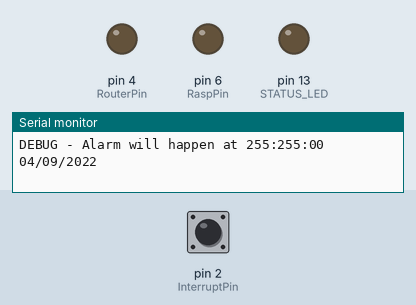
Simulated run of this sketch. Board: Arduino Nano, built with avr-gcc and run on an emulated ATmega328P. On the bench: output pins drawn as LEDs (lit = HIGH), the last lines printed to the serial monitor. Wiring (inferred from the names in the program): 24Cxx EEPROM at I2C address 0x57. Dashed ring = blinking. Inputs (shaded band) come from the test bench; at power-on: pin 2 (InterruptPin) HIGH. EEPROM starts erased.

Above: at 1.7 s.
1.8 s: pin 2 (InterruptPin) pulled LOW for 0.15 s
At 2.3 s:
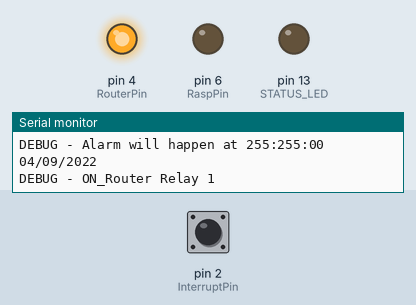
3.4 s: pin 2 (InterruptPin) pulled LOW for 1 s
At 4.7 s:
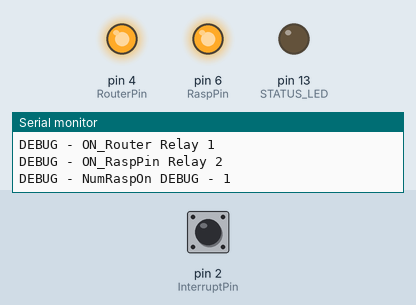
13.4 s: pin 2 (InterruptPin) pulsed LOW 5 times (0.12 s each, 0.3 s apart)
At 13.85 s:
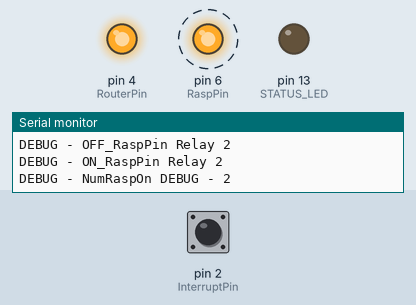
Timing chart, 0 to 16.4 s (numbered marks = the images above; inputs shaded):
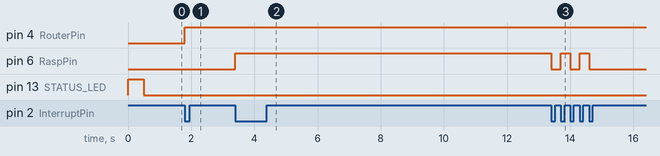

Measured:
- after the input at 1.8 s, pin 4 (RouterPin): LOW → HIGH at once
- after the input at 3.4 s, pin 6 (RaspPin): LOW → HIGH at once
- after the input at 13.4 s, pin 6 (RaspPin): alternates HIGH for 0.30 s and LOW for 0.30 s, 5 changes in all, then stays LOW, starting at once

The sketch:

RaspCamLTE.ino
```cpp
/* Example implementation of an alarm using DS3231
 *
 * VCC and GND of RTC should be connected to some power source
 * SDA, SCL of RTC should be connected to SDA, SCL of arduino
 * SQW should be connected to CLOCK_INTERRUPT_PIN
 * CLOCK_INTERRUPT_PIN needs to work with interrupts
 * ref: https://github.com/adafruit/RTClib/blob/master/examples/DS3231_alarm/DS3231_alarm.ino
 */

#include "misc.h"
#include "config_manager.h"

RTC_DS3231 rtc;

extern bool isRouterOn;
extern bool isRaspOn;
extern unsigned int cntWaitForRouterOn;
extern unsigned int cntNumRaspOn;

extern DateTime startTime;
extern TimeSpan onRaspDuration;
extern TimeSpan offRaspDuration;

void setup() {

    Serial.begin(9600);
    Serial.flush();

    pinMode(RouterPin, OUTPUT);
    pinMode(RaspPin, OUTPUT);
    pinMode(STATUS_LED, OUTPUT);

    initOnNewDay();
    initI2CEEPROM();

    // initializing the rtc
    if(!rtc.begin()) {
        SerialDebugPrint("Couldn't find RTC!\r\n");
        while (1) {
          digitalWrite(STATUS_LED, HIGH);
          delay(1000);
          digitalWrite(STATUS_LED, LOW);
          delay(1000);
        }
    }

    #ifdef ADJUST_RTC_TIME
    // this will adjust to the date and time at compilation
    DateTime compilationTime = DateTime(F(__DATE__), F(__TIME__));
    //Serial.println("Set time RTC = " + DateTimeToString(compilationTime));
    rtc.adjust(compilationTime);
    #endif

    //we don't need the 32K Pin, so disable it
    rtc.disable32K();

    // Making it so, that the alarm will trigger an interrupt
    pinMode(InterruptPin, INPUT_PULLUP);
    attachInterrupt(digitalPinToInterrupt(InterruptPin), onAlarm, FALLING);

    // set alarm 1, 2 flag to false (so alarm 1, 2 didn't happen so far)
    // if not done, this easily leads to problems, as both register aren't reset on reboot/recompile
    rtc.clearAlarm(1);
    rtc.clearAlarm(2);

    // stop oscillating signals at SQW Pin
    // otherwise setAlarm1 will fail
    rtc.writeSqwPinMode(DS3231_OFF);

    loadConfigFromEEPROM();

    digitalWrite(STATUS_LED, HIGH);
    delay(500);
    digitalWrite(STATUS_LED, LOW);

}

void loop() {

    /* print current time
    char date[10] = "hh:mm:ss";
    rtc.now().toString(date);
    */

    // resetting SQW and alarm 1 flag
    // using setAlarm1, the next alarm could now be configurated
    if(rtc.alarmFired(1)) {

        if (isRouterOn && cntWaitForRouterOn == 0) {

          //Delay for routerOn, internet on
          while (cntWaitForRouterOn++ < WAITING_TIME_FOR_ROUTER) {
            delay(1000);
            SerialDebugPrint("Wait for the router ... " + String(cntWaitForRouterOn) + "\r\n");
          }

          digitalWrite(RaspPin, HIGH);
          isRaspOn = true;
         }

         rtc.clearAlarm(1);

         if (isRaspOn) {

            // If number of cycles is enough on this day
            if (cntNumRaspOn < NUM_RUNNING_CYCLES) {
              //Set Alarm1 to OFF the Ras after onRaspDuration
              DateTime alarm1Time = rtc.now() + onRaspDuration;
              SerialDebugPrint("Alarm1 is set to " + DateTimeToString(alarm1Time) + " OFF Rasp\r\n");
              rtc.setAlarm1(alarm1Time, DS3231_A1_Hour);
            } else {
              // Initialize for new day
              initOnNewDay();
              //Set timer for the following days, same as (hour, minute) in startTime
              DateTime alarm1Time = startTime;
              SerialDebugPrint("Alarm1 is set to " + DateTimeToString(alarm1Time) + " ON Rasp\r\n");
              rtc.setAlarm1(alarm1Time, DS3231_A1_Hour);
            }

         }
         else {
            //Set Alarm1 to ON the Ras after offRaspDuration
            DateTime alarm1Time = rtc.now() + offRaspDuration;
            SerialDebugPrint("Alarm1 is set to " + DateTimeToString(alarm1Time) + " ON Rasp\r\n");
            rtc.setAlarm1(alarm1Time, DS3231_A1_Hour);
         }

    }
    SerialReadCmdRoutine();
    //delay(1000);
}

void onAlarm() {

    if(isRouterOn == false){
      isRouterOn = true;
      digitalWrite(RouterPin, HIGH);
      SerialDebugPrint("ON_Router Relay 1\r\n");
    }
    else
    {
      //When Router is ON and may have internet, keep trying to periodically toggle Rasp PIN by Alarm1
      if (isRaspOn)  {
          isRaspOn = false;
          digitalWrite(RaspPin, LOW);
          SerialDebugPrint("OFF_RaspPin Relay 2\r\n");
        }
      else {
          isRaspOn = true;
          digitalWrite(RaspPin, HIGH);
          SerialDebugPrint("ON_RaspPin Relay 2\r\n");
          cntNumRaspOn++;
          SerialDebugPrint("NumRaspOn ");
          SerialDebugPrint(cntNumRaspOn);
          SerialDebugPrint("\r\n");
        }
    }

}
```

misc.cpp
```cpp
#include <stdio.h>
#include "misc.h"
#include "config_manager.h"

bool isRouterOn = false;
bool isRaspOn = false;
unsigned int cntWaitForRouterOn = 0;
unsigned int cntNumRaspOn = 0;

extern RTC_DS3231 rtc;
/*
 * DateTime startTime = DateTime(2022, 8, 25, 02, 48, 00); is the time start to collect data
 *
*/
DateTime startTime = DateTime(2022, 9, 4, 20, 20, 00);

/*
 * onRaspDuration = TimeSpan(0, 0, 3, 0) means the Raspberry will stay ON for 3 minutes, then it is set to OFF
 * offRaspDuration = TimeSpan(0, 0, 0, 5); means the Raspberry will stay OFF for 5 seconds, then it is set to ON
*/
TimeSpan onRaspDuration = TimeSpan(0, 0, 11, 0);
TimeSpan offRaspDuration = TimeSpan(0, 0, 0, 5);


String DateTimeToString(DateTime dt) {
  char buf1[20];
  sprintf(buf1, "%02d:%02d:%02d %02d/%02d/%02d",  dt.hour(), dt.minute(), dt.second(), dt.day(), dt.month(), dt.year());
  return String(buf1);
}

void initOnNewDay() {
  isRouterOn = false;
  isRaspOn = false;
  cntWaitForRouterOn = 0;
  cntNumRaspOn = 0;
  digitalWrite(RaspPin, LOW);
  digitalWrite(RouterPin, LOW);
}

void SerialDebugPrint(String str){

  #ifdef SERIAL_DEBUG
  Serial.print("DEBUG - ");
  Serial.print(str);
  #endif

  }

void SerialDebugPrint(const char* str){
  #ifdef SERIAL_DEBUG
  if (strcmp(str, "\r\n") != 0 and strcmp(str, "\n\r") != 0) {
    Serial.print("DEBUG - ");
  }
  Serial.print(str);
  #endif
  }

void SerialDebugPrint(StringSumHelper& str){
    #ifdef SERIAL_DEBUG
    Serial.print("DEBUG - ");
    Serial.print(str);
    #endif
  }

void SerialDebugPrint(int num){
    #ifdef SERIAL_DEBUG
    Serial.print("DEBUG - ");
    Serial.print(num);
    #endif
  }


void SerialDebugPrint(unsigned int num){
     #ifdef SERIAL_DEBUG
     Serial.print("DEBUG - ");
    Serial.print(num);
    #endif
  }

void SerialDebugPrint(char c){
  #ifdef SERIAL_DEBUG
  Serial.print("DEBUG - ");
  Serial.print(c);
  #endif
  }

void SerialDebugPrint(bool boolVal){
  #ifdef SERIAL_DEBUG
  Serial.print("DEBUG - ");
  Serial.print(boolVal);
  #endif
  }

void SerialReponse(char* buff ) {
  Serial.print("R");
  Serial.print(buff);
  Serial.print("\r\n");
}

void SerialReponse(const char* buff ) {
  Serial.print("R");
  Serial.print(buff);
  Serial.print("\r\n");
}

bool setHourAlarm1(uint8_t setHour, uint8_t setMinute) {
  DateTime _setStartTime = DateTime(startTime.year(), startTime.month(), startTime.day(), setHour, setMinute, 0);
  startTime = _setStartTime;
  bool _result = false;
  if(!rtc.setAlarm1(
              _setStartTime,
              DS3231_A1_Hour
            )) {
                SerialDebugPrint("Error, alarm wasn't set!\n");
            } else {
                SerialDebugPrint("Alarm will happen at " + DateTimeToString(_setStartTime) + "\r\n");
                _result = true;
            }

  return _result;
}

void SerialReadCmdRoutine(){

    if (Serial.available() > 0) {
      String incomingStr = Serial.readString();
      incomingStr.trim();
      //SerialDebugPrint(incomingStr);

      int cmd = incomingStr[0];
      int incomingStrLen = incomingStr.length();

      switch (cmd) {
        case 's':
        // s 1 6  2  9
        // 0 1 2  3  4
        if (incomingStrLen == 5) {
            unsigned int startHour, startMinute;
            startHour   = (incomingStr[1] - '0')*10 + (incomingStr[2] - '0');
            startMinute = (incomingStr[3] - '0')*10 + (incomingStr[4] - '0');

            startTime = DateTime(startTime.year(), startTime.month(), startTime.day(), startHour, startMinute, 0);

            uint8_t eepbuff[2] = {(uint8_t)startHour, (uint8_t)startMinute};
            writeConfigStartTime(startHour, startMinute);

            rtc.clearAlarm(1);
            setHourAlarm1(startHour, startMinute);

            initOnNewDay();

            SerialDebugPrint("Successfully set Alarm1 = ");
            SerialDebugPrint(startHour);
            SerialDebugPrint(startMinute);
            SerialDebugPrint("\r\n");

            SerialReponse("0");

          } else {
              SerialDebugPrint("Invalid set StartTime command\r\n");
              SerialReponse("1");
          }

        break;

        case 'n':
        // n
        // n 0 1
        int onMinutes;
        if (incomingStrLen == 3) {
          onMinutes = (incomingStr[1] - '0')*10 + (incomingStr[2] - '0');
          onRaspDuration = TimeSpan(0, 0, onMinutes, 0);
          writeConfigOnDuration(onMinutes);
          SerialDebugPrint("Successfully set onRaspDuration = ");
          SerialDebugPrint(onMinutes);
          SerialDebugPrint("\r\n");
          SerialReponse("0");
          } else {
              SerialDebugPrint("Invalid set onRaspDuration command\r\n");
              SerialReponse("1");
            }

        break;

        case 't':
        if (incomingStrLen == 1) {
          float f_temp = rtc.getTemperature();
          String tempStr(f_temp, 1);

          SerialDebugPrint(tempStr);
          SerialDebugPrint("\r\n");

          SerialReponse(tempStr.c_str());

        }
        break;

        case 'i':
        if (incomingStrLen == 1) {
          float f_temp = rtc.getTemperature();
          String tempStr(f_temp, 1);
          char reponseBuff[50];
          DateTime dt = rtc.now();
          sprintf(reponseBuff, "%02d:%02d:%02d-%02d/%02d/%02d,%s,%02d:%02d,%02d",
          dt.hour(), dt.minute(), dt.second(), dt.day(), dt.month(), dt.year(), tempStr.c_str(), startTime.hour(), startTime.minute(), onRaspDuration.minutes());
          SerialReponse(reponseBuff);

        }
        break;

      }

    }

  }
```

misc.h
```cpp
  #ifndef __RASPCAMLTE_MISC__
  #define __RASPCAMLTE_MISC__

  #include <RTClib.h>
  #include "config.h"


  bool setHourAlarm1(uint8_t setHour, uint8_t setMinute);

  String DateTimeToString(DateTime dt);
  void initOnNewDay();

  void SerialDebugPrint(String str);
  void SerialDebugPrint(const char* str);
  void SerialDebugPrint(StringSumHelper&);
  void SerialDebugPrint(int num);
  void SerialDebugPrint(unsigned int num);
  void SerialDebugPrint(char c);
  void SerialDebugPrint(bool);

  void SerialReponse(char* buff );
  void SerialReponse(const char* buff );

  void SerialReadCmdRoutine();


  #endif __RASPCAMLTE_MISC__
```

config.h
```cpp
  #ifndef __RASPCAMLTE_CONFIG__
  #define __RASPCAMLTE_CONFIG__

/*----- BEGIN CONFIG SECTION ----- */

// Enable (Uncomment) to AJUST RTC TIME = COMPILATION TIME
//#define ADJUST_RTC_TIME

// Enable (Uncomment) to allow serial.print
#define SERIAL_DEBUG

// Number of SECONDS need to wait for the router ON
#define WAITING_TIME_FOR_ROUTER 300

// Number of running cycles of Raspberry Pi after startTime
#define NUM_RUNNING_CYCLES 3

/*----- END CONFIG SECTION ----- */


/* BEGIN PIN CONFIG */
//SQW on RTC
#define InterruptPin 2
// 2 Relay Pins
#define RouterPin 4
#define RaspPin 6

#define STATUS_LED 13

/* END PIN CONFIG */

#endif __RASPCAMLTE_CONFIG__
```

config_manager.cpp
```cpp
#include "config_manager.h"
#include "misc.h"

extern TimeSpan onRaspDuration;

void loadConfigFromEEPROM(){
    // [0]StartHour    [1]StartMinute    [2]OnDuration
    byte eepbuff[3];
    i2c_eeprom_read_page(EEPROM_ADR, START_TIME_EEPROM_ADDR, &eepbuff[0], 2);
    i2c_eeprom_read_page(EEPROM_ADR, ON_DURATION_EEPROM_ADDR, &eepbuff[2], 1);

    setHourAlarm1(eepbuff[0], eepbuff[1]);
    onRaspDuration = TimeSpan(0, 0, eepbuff[2], 0);
}

void writeConfigStartTime(uint8_t startHour, uint8_t startMinute) {

    uint8_t eepbuff[2] = {(uint8_t)startHour, (uint8_t)startMinute};
    i2c_eeprom_write_page(EEPROM_ADR, START_TIME_EEPROM_ADDR, (uint8_t *)eepbuff, 2);

}

void writeConfigOnDuration(uint8_t onDuration) {

    uint8_t eepbuff = onDuration;
    i2c_eeprom_write_page(EEPROM_ADR, ON_DURATION_EEPROM_ADDR, (uint8_t *)&eepbuff, 1);

}

void initI2CEEPROM() {
   Wire.begin();
  }

void i2c_eeprom_write_byte( int deviceaddress, unsigned int eeaddress, uint8_t data ) {
    int rdata = data;
    Wire.beginTransmission(deviceaddress);
    Wire.write((int)(eeaddress >> 8)); // MSB
    Wire.write((int)(eeaddress & 0xFF)); // LSB
    Wire.write(rdata);
    Wire.endTransmission();
}

void i2c_eeprom_write_page( int deviceaddress, unsigned int eeaddresspage, uint8_t* data, uint8_t length ) {
    Wire.beginTransmission(deviceaddress);
    Wire.write((int)(eeaddresspage >> 8)); // MSB
    Wire.write((int)(eeaddresspage & 0xFF)); // LSB
    byte c;
    for ( c = 0; c < length; c++)
        Wire.write(data[c]);
    Wire.endTransmission();
}

uint8_t i2c_eeprom_read_byte( int deviceaddress, unsigned int eeaddress ) {
    byte rdata = 0xFF;
    Wire.beginTransmission(deviceaddress);
    Wire.write((int)(eeaddress >> 8)); // MSB
    Wire.write((int)(eeaddress & 0xFF)); // LSB
    Wire.endTransmission();
    Wire.requestFrom(deviceaddress,1);
    if (Wire.available()) rdata = Wire.read();
    return rdata;
}

void i2c_eeprom_read_page( int deviceaddress, unsigned int eeaddress, byte *buffer, int length ) {
    Wire.beginTransmission(deviceaddress);
    Wire.write((int)(eeaddress >> 8)); // MSB
    Wire.write((int)(eeaddress & 0xFF)); // LSB
    Wire.endTransmission();
    Wire.requestFrom(deviceaddress,length);
    int c = 0;
    for ( c = 0; c < length; c++ )
        if (Wire.available()) buffer[c] = Wire.read();
}
```

config_manager.h
```cpp
#ifndef __RASPCAM_CONFIG_MANAGER__
#define __RASPCAM_CONFIG_MANAGER__

#include <stdio.h>
#include <Wire.h>


/* CONSTANT DECLARATION
*  24C32 EEPROM Address on RTC DS3231 module
*
*
*/
//Page addresses on 24C32 EEPROM
#define EEPROM_ADR 0x57
#define START_TIME_EEPROM_ADDR 0x00
#define ON_DURATION_EEPROM_ADDR 0x32


void loadConfigFromEEPROM();
void writeConfigOnDuration(uint8_t onDuration);
void writeConfigStartTime(uint8_t startHour, uint8_t startMinute);

void initI2CEEPROM();
void i2c_eeprom_write_byte( int deviceaddress, unsigned int eeaddress, uint8_t data );
void i2c_eeprom_write_page( int deviceaddress, unsigned int eeaddresspage, uint8_t* data, uint8_t length );
uint8_t i2c_eeprom_read_byte( int deviceaddress, unsigned int eeaddress );
void i2c_eeprom_read_page( int deviceaddress, unsigned int eeaddress, uint8_t *buffer, int length );


#endif __RASPCAM_CONFIG_MANAGER__
```
